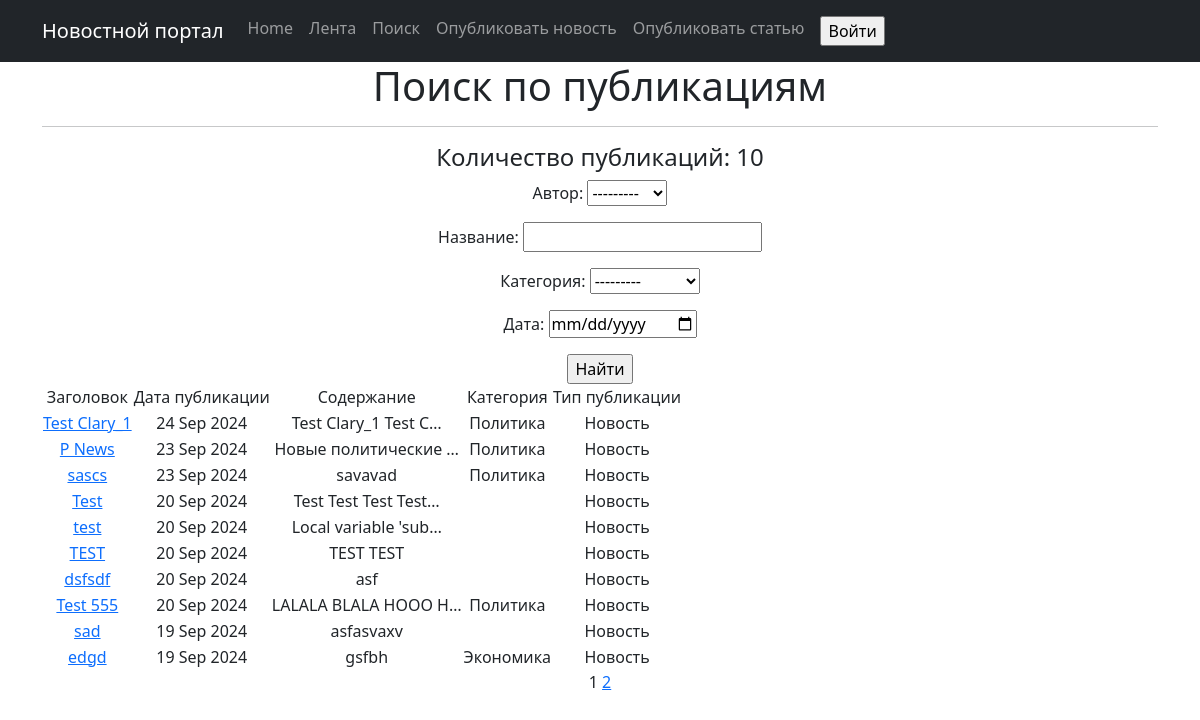
/posts/search/, run on the app's committed database.
### news/models.py (models this page shows, shortened)
class Post(models.Model):
    article = 'AR'
    news = 'NE'
    POSITIONS = [
        (article, 'Статья'),
        (news, 'Новость')
    ]
    author = models.ForeignKey(Author, on_delete=models.CASCADE)
    time_in = models.DateField(auto_now_add=True)
    article_or_news = models.CharField(max_length=2, choices=POSITIONS, default=news)
    category = models.ManyToManyField(Category, through='PostCategory', blank=True, related_name='category')
    name = models.CharField(max_length=140, default='name')
    text = models.TextField()
    rating = models.IntegerField(default=0)

class Category(models.Model):
    name = models.CharField(max_length=30, unique=True)
    subscribers = models.ManyToManyField(User, through='SubscribersCategory', blank=True, null=True,
                                         related_name='category')
    def __str__(self):
        return self.name

### news/views.py (the view)
# urls.py: path('', cache_page(60)(PostsList.as_view()), name='post_list'),
class PostsList(ListView):
    model = Post
    ordering = '-time_in'
    context_object_name = 'posts'
    paginate_by = 10
    def get_queryset(self):
        queryset = super().get_queryset()
        self.filterset = PostFilter(self.request.GET, queryset)
        return self.filterset.qs
    def get_context_data(self, **kwargs):
        context = super().get_context_data(**kwargs)
        context['filterset'] = self.filterset
        context['is_not_authors'] = not self.request.user.groups.filter(name='authors').exists()
        return context
    def get_template_names(self):
        if self.request.path == '/posts/search/':
            return 'search.html'
        return 'posts.html'

### news/templatetags/custom_filters.py (called while the page is built)
@register.filter()
def censor(text):
    for word in Censor_list:
        text = text.replace(word[1:], '*' * len(word[1:]))
    return text

@register.filter()
def publication_type(value):
    if value == 'NE':
        text = 'Новость'
    else:
        text = 'Статья'
    return text

### news/templatetags/custom_tags.py (called while the page is built)
@register.simple_tag(takes_context=True)
def url_replace(context, **kwargs):
    d = context['request'].GET.copy()
    for k, v in kwargs.items():
        d[k] = v
    return d.urlencode()

### templates/search.html (shortened to what this page needs)
{% extends 'flatpages/default.html' %}
{% load custom_filters %}
{% load custom_tags %}
{% block content %}
    <h1>Поиск по публикациям</h1>
    <hr>
    <h4>Количество публикаций: {{ posts|length }}</h4>
    <form action="" method="get">
        {{ filterset.form.as_p }}
        <input type="submit" value="Найти" />
    </form>
    <table>
        <tr>
            <td>Заголовок</td>
            <td>Дата публикации</td>
            <td>Содержание</td>
            <td>Категория</td>
            <td>Тип публикации</td>
        </tr>
        {% for post in posts %}
        <tr>
            <td><a href="http://127.0.0.1:8000/posts/{{ post.id }}">{{ post.name|censor }}</a></td>
            <td>{{ post.time_in|date:'d M Y' }}</td>
            <td>{{ post.text|truncatechars:20|censor}}</td>
            <td>
                {% for category in post.category.all %}
                    {{ category }} {% if not forloop.last %}, {% endif %}
                {% endfor %}
            </td>
            <td>{{ post.article_or_news|publication_type }} </td>
        </tr>
        {% endfor %}
    </table>
    {{ page_obj.number }}
    {% if page_obj.has_next %}
        <a href="?{% url_replace page=page_obj.next_page_number %}">{{ page_obj.next_page_number }}</a>
    {% endif %}
{% endblock content %}

### data on the page
Post: name|censor "Test Clary_1", time_in "24 Sep 2024", text|censor "Test Clary_1 Test C…", article_or_news|publication_type "Новость"
Category: name "Политика"
Post: name|censor "P News", time_in "23 Sep 2024", text|censor "Новые политические …", article_or_news|publication_type "Новость"
Post: name|censor "sascs", time_in "23 Sep 2024", text|censor "savavad", article_or_news|publication_type "Новость"
Post: name|censor "Test", time_in "20 Sep 2024", text|censor "Test Test Test Test…", article_or_news|publication_type "Новость"
Post: name|censor "test", time_in "20 Sep 2024", text|censor "Local variable 'sub…", article_or_news|publication_type "Новость"
Post: name|censor "TEST", time_in "20 Sep 2024", text|censor "TEST TEST", article_or_news|publication_type "Новость"
Post: name|censor "dsfsdf", time_in "20 Sep 2024", text|censor "asf", article_or_news|publication_type "Новость"
Post: name|censor "Test 555", time_in "20 Sep 2024", text|censor "LALALA BLALA HOOO H…", article_or_news|publication_type "Новость"
Post: name|censor "sad", time_in "19 Sep 2024", text|censor "asfasvaxv", article_or_news|publication_type "Новость"
Post: name|censor "edgd", time_in "19 Sep 2024", text|censor "gsfbh", article_or_news|publication_type "Новость"
Category: name "Экономика"

### other printed values
{{ posts|length }} "10"
{{ page_obj.number }} "1"
{{ page_obj.next_page_number }} "2"
